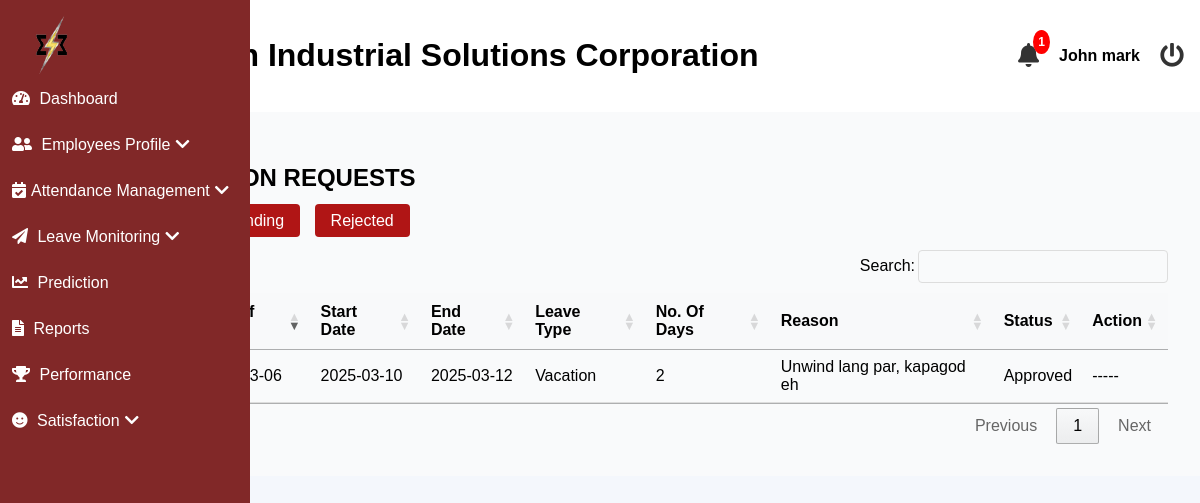
Page /superadmin/leave.php (signed in) on the committed database.
### tables this page shows
CREATE TABLE `leave_applications` (
  `leave_id` int(11) NOT NULL,
  `employee_id` int(11) NOT NULL,
  `leave_type` enum('Sick','Vacation','Paternity','Maternity') NOT NULL,
  `file_date` varchar(32) NOT NULL,
  `start_date` date NOT NULL,
  `end_date` date NOT NULL,
  `number_of_days` varchar(32) NOT NULL,
  `reason` text DEFAULT NULL,
  `status` enum('Pending','Approved','Rejected') DEFAULT 'Pending'
);

### superadmin/leave.php (the view, shortened to what this page needs)
<?php
include('header.php');
$conn = mysqli_connect('localhost', 'root', '', 'esetech');
$status_filter = isset($_GET['status']) ? $_GET['status'] : 'all';
$sql = "
    SELECT
        leave_applications.*,
        CONCAT(employees.first_name, ' ', employees.last_name) AS employee_name,
        employees.employee_id
    FROM leave_applications
    LEFT JOIN employees
    ON leave_applications.employee_id = employees.employee_id";
$sql .= " ORDER BY leave_applications.file_date DESC";
$result = mysqli_query($conn, $sql);
?>
<?php include('includes/sideBar.php'); ?>
<link rel="stylesheet" href="https://cdn.datatables.net/1.13.5/css/jquery.dataTables.min.css" />
<main class="main-content">
    <section id="dashboard">
        <h2>LEAVE APPLICATION REQUESTS</h2>
        <div class="filter-buttons">
            <a href="?status=all" class="<?php echo $status_filter == 'all' ? 'active' : ''; ?>">All</a>
            <a href="?status=Approved" class="<?php echo $status_filter == 'Approved' ? 'active' : ''; ?>">Accepted</a>
            <a href="?status=Pending" class="<?php echo $status_filter == 'Pending' ? 'active' : ''; ?>">Pending</a>
            <a href="?status=Rejected" class="<?php echo $status_filter == 'Rejected' ? 'active' : ''; ?>">Rejected</a>
        </div>
        <table id="myTable" class="styled-table">
    <thead>
        <tr>
            <th>Employee Name</th>
            <th>Date of File</th>
            <th>Start Date</th>
            <th>End Date</th>
            <th>Leave Type</th>
            <th>No. Of Days</th>
            <th>Reason</th>
            <th>Status</th>
            <th class="actions">Action</th>
        </tr>
    </thead>
    <tbody>
        <?php while ($row = mysqli_fetch_assoc($result)) { ?>
            <tr>
                <td><?php echo htmlspecialchars($row['employee_name']); ?></td>
                <td><?php echo htmlspecialchars($row['file_date']); ?></td>
                <td><?php echo htmlspecialchars($row['start_date']); ?></td>
                <td><?php echo htmlspecialchars($row['end_date']); ?></td>
                <td><?php echo htmlspecialchars($row['leave_type']); ?></td>
                <td><?php echo htmlspecialchars($row['number_of_days']); ?></td>
                <td><?php echo htmlspecialchars($row['reason']); ?></td>
                <td><?php echo htmlspecialchars($row['status']); ?></td>
                <td class="actions">
                    <?php
                        if ($row['status'] == 'Pending') {
                            echo '<form action="./process_leave" method="POST">
                                    <input type="hidden" name="employee_id" value="' . $row['employee_id'] . '">
                                    <input type="hidden" name="leave_id" value="' . $row['leave_id'] . '">
                                    <input type="hidden" name="employee_id" value="' . $row['employee_id'] . '">
                                    <input type="hidden" name="leave_type" value="' . $row['leave_type'] . '">
                                    <input type="hidden" name="number_of_days" value="' . $row['number_of_days'] . '">
                                    <button type="submit" name="action" value="approve">
                                        Approve
                                    </button>
                                    <button type="submit" name="action" value="reject">
                                        Reject
                                    </button>
                                </form>';
                        } else {
                            echo '-----';
                        }
                    ?>
                </td>
            </tr>
        <?php } ?>
    </tbody>
</table>
    </section>
</main>
<?php
include('footer.php');
?>

### superadmin/css/styles.css (style rules this page uses)
* { text-decoration: none; }
body { font-family: Arial, sans-serif; margin: 0; padding: 0; background-color: #f0f0f0; }
.main-content { flex-grow: 1; padding: 2rem; background-color: #f9fafb; }
table { width: 100%; border-collapse: collapse; margin-top: 15px; }
table th, table td { padding: 12px; border-bottom: 1px solid #ddd; text-align: left; }
table th { background-color: #f8f9fa; font-weight: bold; }

### superadmin/header.php (style rules this page uses)
body { font-family: Arial, sans-serif; background-color: #f4f7fc; margin: 0; }

### superadmin/leave.php (style rules this page uses)
.filter-buttons { margin-bottom: 20px; }
.filter-buttons a { padding: 8px 16px; text-decoration: none; color: white; background-color: #b01515; border-radius: 4px; margin-right: 10px; }
.filter-buttons a.active { background-color: #de0d0d; }

### rows in the picture
leave_applications: start_date "2025-03-10", end_date "2025-03-12", leave_type "Vacation", number_of_days "2", reason "Unwind lang par, kapagod eh", status "Approved"

### other values in the picture
$notification_count "1"
$_SESSION['fullname'] "John mark"
